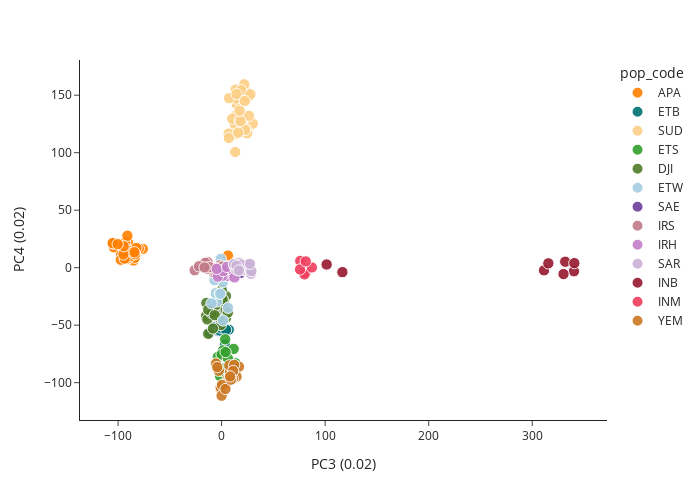

Write notebook code for a chart like this one.
### Code cell
plot_coords(model_sub_chr2, 'PC3', 'PC4', 
            colour = 'pop_code', 
            palette = pop_code_cols,
            labs = {'PC3' : f'PC3 ({var_sub_chr2[2]:.2f})',
                    'PC4' : f'PC4 ({var_sub_chr2[3]:.2f})',
                    'country' : 'Country'},)

### Figure 1 — Plotly figure (JSON) as saved in the notebook; plotly's stock layout.template omitted (floating-point values rounded to 4 significant figures; data arrays with more than 128 entries replaced by an {"elided": "..."} marker saying what was removed)
{"data": [{"customdata": {"elided": "43x3 str values"}, "hovertemplate": "<b>%{hovertext}</b><br><br>pop_code=APA<br>PC3 (0.02)=%{x}<br>PC4 (0.02)=%{y}<br>size=%{marker.size}<br>sample_id=%{customdata[0]}<br>location=%{customdata[1]}<br>Country=%{customdata[2]}<extra></extra>", "hovertext": ["AfNA1", "AfNA2", "AfNC4", "AfNC7", "AfND7", "AfND8", "AfNE1", "AfNE6", "AfNE7", "AfNF1", "AfNF2", "AfNG1", "AfNG8", "AfNH7", "AfNH8", "AfkB9", "AfkC4", "AfkC5", "AfkE3", "AfkE4", "AfkE5", "AfkF3", "AfkF4", "AfkF7", "AfkH3", "AfkH4", "DAsgPak035", "DAzCPak017", "DAzCPak018", "DAzCPak019", "DLakPak026", "PMJDE2", "PMJDE4", "PMJDF4", "PMJDG2", "PMJDG4", "PMJDH2", "PMJDH3", "QAzCPak030", "QAzCPak062", "QNagPak004", "QNagPak012", "QNagpak028"], "legendgroup": "APA", "marker": {"color": "#ff7f00", "opacity": 0.9, "size": [1, 1, 1, 1, 1, 1, 1, 1, 1, 1, 1, 1, 1, 1, 1, 1, 1, 1, 1, 1, 1, 1, 1, 1, 1, 1, 1, 1, 1, 1, 1, 1, 1, 1, 1, 1, 1, 1, 1, 1, 1, 1, 1], "sizemode": "area", "sizeref": 0.01562, "symbol": "circle"}, "mode": "markers", "name": "APA", "orientation": "v", "showlegend": true, "type": "scatter", "x": [-93.55, 6.111, -84.02, -85.17, -85.86, -95.04, -97.83, -81.98, -82.49, -88.2, -96.68, -76.11, -83.88, -103.9, -93.13, -97.03, -89.63, -90.04, -105.0, -95.25, -105.2, -93.81, -91.64, -90.44, -89.63, -79.93, -94.86, -93.46, -93.12, -90.45, -88.53, -83.86, -97.39, -89.12, -82.27, -93.62, -90.98, -83.7, -93.79, -84.21, -94.79, -94.57, -100.3], "xaxis": "x", "y": [9.509, 10.53, 8.045, 6.28, 17.75, 12.05, 15.69, 12.76, 16.93, 13.59, 13.76, 16.33, 8.652, 17.61, 9.912, 11.15, 15.97, 10.48, 21.09, 18.64, 21.36, 7.64, 7.946, 21.95, 15.26, 16.59, 16.56, 17.46, 21.87, 8.003, 9.815, 13.29, 6.887, 14.79, 17.0, 7.878, 27.75, 11.65, 13.41, 13.42, 11.47, 18.66, 20.4], "yaxis": "y"}, {"customdata": [["Babi_I_01", "Babile", "Ethiopia"], ["Babi_I_03", "Babile", "Ethiopia"], ["Babi_I_04", "Babile", "Ethiopia"], ["Babi_I_08", "Babile", "Ethiopia"], ["Babi_I_09", "Babile", "Ethiopia"], ["Babi_I_11", "Babile", "Ethiopia"], ["Babi_I_15", "Babile", "Ethiopia"], ["Babi_I_16", "Babile", "Ethiopia"]], "hovertemplate": "<b>%{hovertext}</b><br><br>pop_code=ETB<br>PC3 (0.02)=%{x}<br>PC4 (0.02)=%{y}<br>size=%{marker.size}<br>sample_id=%{customdata[0]}<br>location=%{customdata[1]}<br>Country=%{customdata[2]}<extra></extra>", "hovertext": ["Babi_I_01", "Babi_I_03", "Babi_I_04", "Babi_I_08", "Babi_I_09", "Babi_I_11", "Babi_I_15", "Babi_I_16"], "legendgroup": "ETB", "marker": {"color": "#007272", "opacity": 0.9, "size": [1, 1, 1, 1, 1, 1, 1, 1], "sizemode": "area", "sizeref": 0.01562, "symbol": "circle"}, "mode": "markers", "name": "ETB", "orientation": "v", "showlegend": true, "type": "scatter", "x": [-6.748, 3.218, 6.903, -4.389, -1.717, -11.55, -0.8445, 4.263], "xaxis": "x", "y": [-51.81, -66.96, -53.94, -54.64, -54.67, -56.48, -52.35, -54.07], "yaxis": "y"}, {"customdata": [["C1aSud023", "Wafara", "Sudan"], ["C1aSud025", "Wafara", "Sudan"], ["C1aSud030", "SouthShandi", "Sudan"], ["C1aSud039", "Agaja", "Sudan"], ["C1aSud042", "AlGalaa", "Sudan"], ["C1aSud060", "AlGalaa", "Sudan"], ["C1aSud063", "AlShukria", "Sudan"], ["C1aSud068", "AlShukria", "Sudan"], ["C1aSud090", "Arkaweet", "Sudan"], ["C1aSud115", "Haiya", "Sudan"], ["C1aSud119", "Haiya", "Sudan"], ["C1aSud138", "EastElglabat", "Sudan"], ["C1aSud144", "EastElglabat", "Sudan"], ["C1aSud157", "EastElglabat", "Sudan"], ["C1aSud168", "Arkaweet", "Sudan"], ["C1aSud181", "Agaja", "Sudan"], ["C1aSud185", "PortSudan", "Sudan"], ["C1aSud202", "ElSalamaniaWest", "Sudan"], ["C1aSud207", "ElSalamaniaWest", "Sudan"], ["C1aSud220", "ElSalamaniaWest", "Sudan"], ["C1aSud222", "ElSalamaniaWest", "Sudan"], ["C1aSud231", "ElSalamaniaWest", "Sudan"], ["MuzSud234", "PortSudan", "Sudan"], ["MuzSud244", "PortSudan", "Sudan"], ["Plate1_H10", "ElSalamaniaWest", "Sudan"], ["Plate1_H12", "Haiya", "Sudan"], ["Plate2_A9", "PortSudan", "Sudan"], ["Plate2_B1", "Haiya", "Sudan"], ["Plate2_D8", "PortSudan", "Sudan"], ["Plate2_H9", "ElSalamaniaWest", "Sudan"]], "hovertemplate": "<b>%{hovertext}</b><br><br>pop_code=SUD<br>PC3 (0.02)=%{x}<br>PC4 (0.02)=%{y}<br>size=%{marker.size}<br>sample_id=%{customdata[0]}<br>location=%{customdata[1]}<br>Country=%{customdata[2]}<extra></extra>", "hovertext": ["C1aSud023", "C1aSud025", "C1aSud030", "C1aSud039", "C1aSud042", "C1aSud060", "C1aSud063", "C1aSud068", "C1aSud090", "C1aSud115", "C1aSud119", "C1aSud138", "C1aSud144", "C1aSud157", "C1aSud168", "C1aSud181", "C1aSud185", "C1aSud202", "C1aSud207", "C1aSud220", "C1aSud222", "C1aSud231", "MuzSud234", "MuzSud244", "Plate1_H10", "Plate1_H12", "Plate2_A9", "Plate2_B1", "Plate2_D8", "Plate2_H9"], "legendgroup": "SUD", "marker": {"color": "#fccf86", "opacity": 0.9, "size": [1, 1, 1, 1, 1, 1, 1, 1, 1, 1, 1, 1, 1, 1, 1, 1, 1, 1, 1, 1, 1, 1, 1, 1, 1, 1, 1, 1, 1, 1], "sizemode": "area", "sizeref": 0.01562, "symbol": "circle"}, "mode": "markers", "name": "SUD", "orientation": "v", "showlegend": true, "type": "scatter", "x": [25.2, 24.29, 13.99, 13.51, 19.5, 14.64, 13.12, 12.61, 10.31, 30.12, 13.17, 22.88, 13.67, 19.05, 17.29, 7.22, 26.38, 23.18, 21.88, 24.67, 18.95, 27.76, 6.761, 22.61, 6.971, 18.32, 16.0, 22.37, 17.47, 14.4], "xaxis": "x", "y": [148.2, 152.8, 132.7, 154.9, 128.1, 142.2, 100.6, 124.8, 129.6, 125.3, 116.1, 121.2, 147.1, 126.9, 128.6, 147.4, 132.0, 148.8, 159.5, 116.8, 154.3, 150.7, 116.6, 119.8, 112.8, 127.5, 117.4, 144.9, 136.3, 151.0], "yaxis": "y"}, {"customdata": [["Dana_I_04", "Danan", "Ethiopia"], ["Dana_I_12", "Danan", "Ethiopia"], ["Dana_I_13", "Danan", "Ethiopia"], ["Dana_I_17", "Danan", "Ethiopia"], ["Dana_I_18", "Danan", "Ethiopia"], ["Dana_I_27", "Danan", "Ethiopia"], ["Kebr_I_03", "KebriDehar", "Ethiopia"], ["Kebr_I_04", "KebriDehar", "Ethiopia"], ["Kebr_I_07", "KebriDehar", "Ethiopia"], ["Kebr_I_14", "KebriDehar", "Ethiopia"], ["Kebr_I_15", "KebriDehar", "Ethiopia"], ["Kebr_I_18", "KebriDehar", "Ethiopia"]], "hovertemplate": "<b>%{hovertext}</b><br><br>pop_code=ETS<br>PC3 (0.02)=%{x}<br>PC4 (0.02)=%{y}<br>size=%{marker.size}<br>sample_id=%{customdata[0]}<br>location=%{customdata[1]}<br>Country=%{customdata[2]}<extra></extra>", "hovertext": ["Dana_I_04", "Dana_I_12", "Dana_I_13", "Dana_I_17", "Dana_I_18", "Dana_I_27", "Kebr_I_03", "Kebr_I_04", "Kebr_I_07", "Kebr_I_14", "Kebr_I_15", "Kebr_I_18"], "legendgroup": "ETS", "marker": {"color": "#33a02c", "opacity": 0.9, "size": [1, 1, 1, 1, 1, 1, 1, 1, 1, 1, 1, 1], "sizemode": "area", "sizeref": 0.01562, "symbol": "circle"}, "mode": "markers", "name": "ETS", "orientation": "v", "showlegend": true, "type": "scatter", "x": [-1.549, 11.66, 0.1316, 1.43, 3.461, -3.759, 0.00573, 13.62, 8.314, 6.033, 3.845, 1.14], "xaxis": "x", "y": [-94.23, -70.65, -89.8, -71.95, -62.3, -77.63, -75.47, -83.22, -85.07, -78.88, -73.39, -87.81], "yaxis": "y"}, {"customdata": [["Djib_F_01", "DjiboutiCity", "Djibouti"], ["Djib_F_03", "DjiboutiCity", "Djibouti"], ["Djib_F_04", "DjiboutiCity", "Djibouti"], ["Djib_F_05", "DjiboutiCity", "Djibouti"], ["Djib_F_06", "DjiboutiCity", "Djibouti"], ["Djib_F_07", "DjiboutiCity", "Djibouti"], ["Djib_F_08", "DjiboutiCity", "Djibouti"], ["Djib_F_10", "DjiboutiCity", "Djibouti"], ["Djib_F_11", "DjiboutiCity", "Djibouti"], ["Djib_F_12", "DjiboutiCity", "Djibouti"], ["Djib_F_13", "DjiboutiCity", "Djibouti"], ["Djib_F_15", "DjiboutiCity", "Djibouti"], ["Djib_F_16", "DjiboutiCity", "Djibouti"], ["Djib_F_17", "DjiboutiCity", "Djibouti"], ["Djib_F_19", "DjiboutiCity", "Djibouti"], ["Djib_F_21", "DjiboutiCity", "Djibouti"], ["Djib_F_22", "DjiboutiCity", "Djibouti"], ["Djib_F_24", "DjiboutiCity", "Djibouti"], ["Djib_F_26", "DjiboutiCity", "Djibouti"], ["Djib_F_27", "DjiboutiCity", "Djibouti"], ["Djib_F_28", "DjiboutiCity", "Djibouti"], ["Djib_F_29", "DjiboutiCity", "Djibouti"]], "hovertemplate": "<b>%{hovertext}</b><br><br>pop_code=DJI<br>PC3 (0.02)=%{x}<br>PC4 (0.02)=%{y}<br>size=%{marker.size}<br>sample_id=%{customdata[0]}<br>location=%{customdata[1]}<br>Country=%{customdata[2]}<extra></extra>", "hovertext": ["Djib_F_01", "Djib_F_03", "Djib_F_04", "Djib_F_05", "Djib_F_06", "Djib_F_07", "Djib_F_08", "Djib_F_10", "Djib_F_11", "Djib_F_12", "Djib_F_13", "Djib_F_15", "Djib_F_16", "Djib_F_17", "Djib_F_19", "Djib_F_21", "Djib_F_22", "Djib_F_24", "Djib_F_26", "Djib_F_27", "Djib_F_28", "Djib_F_29"], "legendgroup": "DJI", "marker": {"color": "#507d2a", "opacity": 0.9, "size": [1, 1, 1, 1, 1, 1, 1, 1, 1, 1, 1, 1, 1, 1, 1, 1, 1, 1, 1, 1, 1, 1], "sizemode": "area", "sizeref": 0.01562, "symbol": "circle"}, "mode": "markers", "name": "DJI", "orientation": "v", "showlegend": true, "type": "scatter", "x": [4.183, -15.05, 4.286, -0.8293, -14.75, -12.95, -1.92, -3.598, -4.973, -1.828, -13.77, -9.627, -8.032, 3.912, 0.1663, -5.963, -12.98, -6.668, -8.317, 2.097, 1.026, 6.012], "xaxis": "x", "y": [-24.68, -41.99, -43.62, -49.91, -30.7, -57.56, -43.54, -26.46, -39.08, -31.98, -45.01, -39.5, -33.43, -36.52, -19.31, -32.86, -36.66, -41.32, -52.95, -29.66, -27.4, -39.06], "yaxis": "y"}, {"customdata": [["Dubt_I_07", "Dubti", "Ethiopia"], ["Dubt_I_12", "Dubti", "Ethiopia"], ["Dubt_I_19", "Dubti", "Ethiopia"], ["Dubt_I_27", "Dubti", "Ethiopia"], ["Jiga_I_05", "Jiga", "Ethiopia"], ["Modj_A_07", "Modjo", "Ethiopia"], ["Modj_A_25", "Modjo", "Ethiopia"], ["Modj_A_31", "Modjo", "Ethiopia"], ["Modj_I_08", "Modjo", "Ethiopia"], ["Modj_I_29", "Modjo", "Ethiopia"]], "hovertemplate": "<b>%{hovertext}</b><br><br>pop_code=ETW<br>PC3 (0.02)=%{x}<br>PC4 (0.02)=%{y}<br>size=%{marker.size}<br>sample_id=%{customdata[0]}<br>location=%{customdata[1]}<br>Country=%{customdata[2]}<extra></extra>", "hovertext": ["Dubt_I_07", "Dubt_I_12", "Dubt_I_19", "Dubt_I_27", "Jiga_I_05", "Modj_A_07", "Modj_A_25", "Modj_A_31", "Modj_I_08", "Modj_I_29"], "legendgroup": "ETW", "marker": {"color": "#a6cee3", "opacity": 0.9, "size": [1, 1, 1, 1, 1, 1, 1, 1, 1, 1], "sizemode": "area", "sizeref": 0.01562, "symbol": "circle"}, "mode": "markers", "name": "ETW", "orientation": "v", "showlegend": true, "type": "scatter", "x": [-4.461, -5.608, -0.8067, 1.266, 1.321, -1.742, -6.87, 6.157, -1.247, -9.736], "xaxis": "x", "y": [-29.35, -22.18, 7.652, -12.48, -45.93, -22.57, -10.88, -34.93, -22.74, -31.03], "yaxis": "y"}, {"customdata": [["E10", "AlHofuf", "SaudiArabia"], ["E12", "AlHofuf", "SaudiArabia"], ["E20", "AlHofuf", "SaudiArabia"], ["E23", "AlHofuf", "SaudiArabia"], ["E24", "AlHofuf", "SaudiArabia"], ["E27", "AlHofuf", "SaudiArabia"], ["E29", "AlHofuf", "SaudiArabia"], ["E33", "AlHofuf", "SaudiArabia"], ["E34", "AlHofuf", "SaudiArabia"], ["E39", "AlHofuf", "SaudiArabia"], ["E41", "AlHofuf", "SaudiArabia"], ["E46", "AlHofuf", "SaudiArabia"], ["E47", "AlHofuf", "SaudiArabia"], ["E8", "AlHofuf", "SaudiArabia"]], "hovertemplate": "<b>%{hovertext}</b><br><br>pop_code=SAE<br>PC3 (0.02)=%{x}<br>PC4 (0.02)=%{y}<br>size=%{marker.size}<br>sample_id=%{customdata[0]}<br>location=%{customdata[1]}<br>Country=%{customdata[2]}<extra></extra>", "hovertext": ["E10", "E12", "E20", "E23", "E24", "E27", "E29", "E33", "E34", "E39", "E41", "E46", "E47", "E8"], "legendgroup": "SAE", "marker": {"color": "#6a3d9a", "opacity": 0.9, "size": [1, 1, 1, 1, 1, 1, 1, 1, 1, 1, 1, 1, 1, 1], "sizemode": "area", "sizeref": 0.01562, "symbol": "circle"}, "mode": "markers", "name": "SAE", "orientation": "v", "showlegend": true, "type": "scatter", "x": [16.78, 19.37, 14.96, 15.55, 13.97, 6.43, 7.539, 6.634, 17.58, 12.26, 14.43, 21.67, 10.12, 13.41], "xaxis": "x", "y": [0.5605, -3.817, -4.66, -4.754, -2.904, -0.2847, -0.5871, 1.159, -4.758, 1.896, 1.298, -1.13, -0.3375, -3.423], "yaxis": "y"}, {"customdata": [["I2_43_4", "Chabahar", "Iran"], ["I2_43_6", "Chabahar", "Iran"], ["I2_44_1", "Chabahar", "Iran"], ["I2_48_4", "Chabahar", "Iran"], ["I3_57_2", "Saravan", "Iran"], ["I3_58_2", "Saravan", "Iran"], ["I3_58_3", "Saravan", "Iran"], ["I3_58_5", "Saravan", "Iran"], ["I3_59_3", "Saravan", "Iran"], ["I3_60_2", "Saravan", "Iran"], ["I3_60_3", "Saravan", "Iran"], ["I3_61_3", "Saravan", "Iran"], ["I3_62_3", "Saravan", "Iran"], ["I3_64_1", "Saravan", "Iran"], ["I3_64_3", "Saravan", "Iran"], ["I3_64_5", "Saravan", "Iran"]], "hovertemplate": "<b>%{hovertext}</b><br><br>pop_code=IRS<br>PC3 (0.02)=%{x}<br>PC4 (0.02)=%{y}<br>size=%{marker.size}<br>sample_id=%{customdata[0]}<br>location=%{customdata[1]}<br>Country=%{customdata[2]}<extra></extra>", "hovertext": ["I2_43_4", "I2_43_6", "I2_44_1", "I2_48_4", "I3_57_2", "I3_58_2", "I3_58_3", "I3_58_5", "I3_59_3", "I3_60_2", "I3_60_3", "I3_61_3", "I3_62_3", "I3_64_1", "I3_64_3", "I3_64_5"], "legendgroup": "IRS", "marker": {"color": "#c27a88", "opacity": 0.9, "size": [1, 1, 1, 1, 1, 1, 1, 1, 1, 1, 1, 1, 1, 1, 1, 1], "sizemode": "area", "sizeref": 0.01562, "symbol": "circle"}, "mode": "markers", "name": "IRS", "orientation": "v", "showlegend": true, "type": "scatter", "x": [13.32, -15.27, -13.53, 6.208, -26.07, -7.861, -9.845, -15.82, -2.226, -4.374, -13.21, -21.86, -11.7, 1.437, 0.9009, -16.46], "xaxis": "x", "y": [-2.991, 0.3865, 4.866, -2.592, -2.278, -4.03, -1.541, 4.217, 1.916, -0.1324, -1.01, 1.229, 0.5043, -2.848, 0.9262, 0.2215], "yaxis": "y"}, {"customdata": [["I4_68_2", "Bandar Abbas", "Iran"], ["I4_68_3", "Bandar Abbas", "Iran"], ["I4_68_4", "Bandar Abbas", "Iran"], ["I4_69_1", "Bandar Abbas", "Iran"], ["I4_69_10", "Bandar Abbas", "Iran"], ["I4_69_7", "Bandar Abbas", "Iran"], ["I4_69_9", "Bandar Abbas", "Iran"], ["I4_70_11", "Bandar Abbas", "Iran"], ["I4_70_3", "Bandar Abbas", "Iran"], ["I4_70_4", "Bandar Abbas", "Iran"], ["I4_70_9", "Bandar Abbas", "Iran"], ["I4_71_1", "Bandar Abbas", "Iran"], ["I4_71_2", "Bandar Abbas", "Iran"], ["I4_71_5", "Bandar Abbas", "Iran"]], "hovertemplate": "<b>%{hovertext}</b><br><br>pop_code=IRH<br>PC3 (0.02)=%{x}<br>PC4 (0.02)=%{y}<br>size=%{marker.size}<br>sample_id=%{customdata[0]}<br>location=%{customdata[1]}<br>Country=%{customdata[2]}<extra></extra>", "hovertext": ["I4_68_2", "I4_68_3", "I4_68_4", "I4_69_1", "I4_69_10", "I4_69_7", "I4_69_9", "I4_70_11", "I4_70_3", "I4_70_4", "I4_70_9", "I4_71_1", "I4_71_2", "I4_71_5"], "legendgroup": "IRH", "marker": {"color": "#c57fc9", "opacity": 0.9, "size": [1, 1, 1, 1, 1, 1, 1, 1, 1, 1, 1, 1, 1, 1], "sizemode": "area", "sizeref": 0.01562, "symbol": "circle"}, "mode": "markers", "name": "IRH", "orientation": "v", "showlegend": true, "type": "scatter", "x": [-1.389, 1.828, 5.265, 3.698, 10.94, 3.298, 6.134, 6.491, 0.8568, -3.642, 1.43, 12.37, -4.716, 5.15], "xaxis": "x", "y": [-4.52, -1.878, -7.169, -4.127, 1.051, -1.924, -0.3972, -1.103, -6.997, -7.871, -2.993, -8.456, -1.08, 0.6636], "yaxis": "y"}, {"customdata": [["R1", "Riyadh", "SaudiArabia"], ["R16", "Riyadh", "SaudiArabia"], ["R17", "Riyadh", "SaudiArabia"], ["R17B", "Riyadh", "SaudiArabia"], ["R17E", "Riyadh", "SaudiArabia"], ["R17F", "Riyadh", "SaudiArabia"], ["R1C", "Riyadh", "SaudiArabia"], ["R1E", "Riyadh", "SaudiArabia"], ["R20", "Riyadh", "SaudiArabia"], ["R20B", "Riyadh", "SaudiArabia"], ["R21", "Riyadh", "SaudiArabia"], ["R22", "Riyadh", "SaudiArabia"], ["R3", "Riyadh", "SaudiArabia"], ["R3D", "Riyadh", "SaudiArabia"], ["R4", "Riyadh", "SaudiArabia"], ["R5", "Riyadh", "SaudiArabia"]], "hovertemplate": "<b>%{hovertext}</b><br><br>pop_code=SAR<br>PC3 (0.02)=%{x}<br>PC4 (0.02)=%{y}<br>size=%{marker.size}<br>sample_id=%{customdata[0]}<br>location=%{customdata[1]}<br>Country=%{customdata[2]}<extra></extra>", "hovertext": ["R1", "R16", "R17", "R17B", "R17E", "R17F", "R1C", "R1E", "R20", "R20B", "R21", "R22", "R3", "R3D", "R4", "R5"], "legendgroup": "SAR", "marker": {"color": "#cab2d6", "opacity": 0.9, "size": [1, 1, 1, 1, 1, 1, 1, 1, 1, 1, 1, 1, 1, 1, 1, 1], "sizemode": "area", "sizeref": 0.01562, "symbol": "circle"}, "mode": "markers", "name": "SAR", "orientation": "v", "showlegend": true, "type": "scatter", "x": [22.43, 23.64, 12.46, 22.09, 17.2, 24.44, 14.33, 25.46, 18.63, 28.32, 11.83, 16.86, 14.42, 28.77, 27.36, 16.55], "xaxis": "x", "y": [-1.99, -1.62, 1.278, -2.132, 4.409, 2.963, -1.699, 2.349, 2.731, -5.298, 3.07, -1.67, 1.743, -2.969, 3.382, -2.46], "yaxis": "y"}, {"customdata": [["SRR15257906", "Bangalore", "India"], ["SRR15257908", "Bangalore", "India"], ["SRR15257909", "Bangalore", "India"], ["SRR15257910", "Bangalore", "India"], ["SRR15257912", "Bangalore", "India"], ["SRR15257913", "Bangalore", "India"], ["SRR15257914", "Bangalore", "India"], ["SRR15257915", "Bangalore", "India"]], "hovertemplate": "<b>%{hovertext}</b><br><br>pop_code=INB<br>PC3 (0.02)=%{x}<br>PC4 (0.02)=%{y}<br>size=%{marker.size}<br>sample_id=%{customdata[0]}<br>location=%{customdata[1]}<br>Country=%{customdata[2]}<extra></extra>", "hovertext": ["SRR15257906", "SRR15257908", "SRR15257909", "SRR15257910", "SRR15257912", "SRR15257913", "SRR15257914", "SRR15257915"], "legendgroup": "INB", "marker": {"color": "#96172e", "opacity": 0.9, "size": [1, 1, 1, 1, 1, 1, 1, 1], "sizemode": "area", "sizeref": 0.01562, "symbol": "circle"}, "mode": "markers", "name": "INB", "orientation": "v", "showlegend": true, "type": "scatter", "x": [340.3, 331.8, 330.2, 311.3, 340.6, 315.5, 116.6, 101.4], "xaxis": "x", "y": [-3.166, 5.157, -5.541, -2.311, 3.951, 3.762, -3.878, 2.764], "yaxis": "y"}, {"customdata": [["SRR15293886", "Mangalore", "India"], ["SRR15293887", "Mangalore", "India"], ["SRR15293888", "Mangalore", "India"], ["SRR15293889", "Mangalore", "India"], ["SRR15293892", "Mangalore", "India"], ["SRR15293893", "Mangalore", "India"], ["SRR15293894", "Mangalore", "India"]], "hovertemplate": "<b>%{hovertext}</b><br><br>pop_code=INM<br>PC3 (0.02)=%{x}<br>PC4 (0.02)=%{y}<br>size=%{marker.size}<br>sample_id=%{customdata[0]}<br>location=%{customdata[1]}<br>Country=%{customdata[2]}<extra></extra>", "hovertext": ["SRR15293886", "SRR15293887", "SRR15293888", "SRR15293889", "SRR15293892", "SRR15293893", "SRR15293894"], "legendgroup": "INM", "marker": {"color": "#f03e5e", "opacity": 0.9, "size": [1, 1, 1, 1, 1, 1, 1], "sizemode": "area", "sizeref": 0.01562, "symbol": "circle"}, "mode": "markers", "name": "INM", "orientation": "v", "showlegend": true, "type": "scatter", "x": [81.33, 79.07, 80.07, 75.94, 75.76, 87.14, 81.25], "xaxis": "x", "y": [-4.299, -4.22, -5.821, 5.86, -1.548, 0.2062, 5.438], "yaxis": "y"}, {"customdata": [["Yem001", "AdenCity", "Yemen"], ["Yem002", "AdenCity", "Yemen"], ["Yem006", "AdenCity", "Yemen"], ["Yem008", "AdenCity", "Yemen"], ["Yem011", "AdenCity", "Yemen"], ["Yem012", "AdenCity", "Yemen"], ["Yeme_A_01", "AdenCity", "Yemen"], ["Yeme_A_02", "AdenCity", "Yemen"], ["Yeme_A_03", "AdenCity", "Yemen"], ["Yeme_A_04", "AdenCity", "Yemen"], ["Yeme_A_05", "AdenCity", "Yemen"], ["Yeme_A_06", "AdenCity", "Yemen"], ["Yeme_A_08", "AdenCity", "Yemen"], ["Yeme_A_09", "AdenCity", "Yemen"], ["Yeme_A_10", "AdenCity", "Yemen"], ["Yeme_A_11", "AdenCity", "Yemen"], ["Yeme_A_12", "AdenCity", "Yemen"], ["Yeme_A_13", "AdenCity", "Yemen"], ["Yeme_A_14", "AdenCity", "Yemen"], ["Yeme_A_15", "AdenCity", "Yemen"], ["Yeme_A_17", "AdenCity", "Yemen"], ["Yeme_A_19", "AdenCity", "Yemen"]], "hovertemplate": "<b>%{hovertext}</b><br><br>pop_code=YEM<br>PC3 (0.02)=%{x}<br>PC4 (0.02)=%{y}<br>size=%{marker.size}<br>sample_id=%{customdata[0]}<br>location=%{customdata[1]}<br>Country=%{customdata[2]}<extra></extra>", "hovertext": ["Yem001", "Yem002", "Yem006", "Yem008", "Yem011", "Yem012", "Yeme_A_01", "Yeme_A_02", "Yeme_A_03", "Yeme_A_04", "Yeme_A_05", "Yeme_A_06", "Yeme_A_08", "Yeme_A_09", "Yeme_A_10", "Yeme_A_11", "Yeme_A_12", "Yeme_A_13", "Yeme_A_14", "Yeme_A_15", "Yeme_A_17", "Yeme_A_19"], "legendgroup": "YEM", "marker": {"color": "#CC7722", "opacity": 0.9, "size": [1, 1, 1, 1, 1, 1, 1, 1, 1, 1, 1, 1, 1, 1, 1, 1, 1, 1, 1, 1, 1, 1], "sizemode": "area", "sizeref": 0.01562, "symbol": "circle"}, "mode": "markers", "name": "YEM", "orientation": "v", "showlegend": true, "type": "scatter", "x": [8.799, -0.8266, 1.754, 16.74, 8.048, -5.443, -2.772, 14.41, -4.242, -0.907, 5.895, 10.85, 7.441, -0.01135, 7.17, 0.4171, 3.731, 8.578, 12.12, 11.12, 8.892, 8.187], "xaxis": "x", "y": [-95.15, -105.1, -102.5, -86.15, -91.02, -83.31, -89.63, -94.77, -86.47, -104.0, -97.09, -96.56, -84.93, -111.3, -97.86, -102.0, -105.5, -95.6, -84.57, -89.84, -97.39, -94.61], "yaxis": "y"}], "layout": {"height": 500, "legend": {"itemsizing": "constant", "title": {"text": "pop_code"}, "tracegroupgap": 0}, "margin": {"t": 60}, "width": 700, "xaxis": {"anchor": "y", "domain": [0, 1], "title": {"text": "PC3 (0.02)"}}, "yaxis": {"anchor": "x", "domain": [0, 1], "title": {"text": "PC4 (0.02)"}}}}
